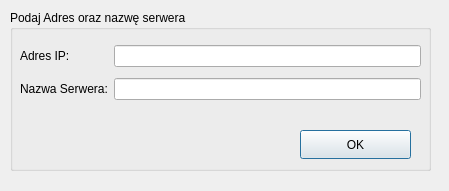
<?xml version="1.0" encoding="UTF-8"?>
<ui version="4.0">
 <class>Podaj_ip_dialog</class>
 <widget class="QDialog" name="Podaj_ip_dialog">
  <property name="geometry">
   <rect>
    <x>0</x>
    <y>0</y>
    <width>449</width>
    <height>191</height>
   </rect>
  </property>
  <property name="windowTitle">
   <string>Dialog</string>
  </property>
  <property name="styleSheet">
   <string notr="true">#ip_Edit[state = &quot;&quot;]{
	background-color: rgb(46, 47, 48)
}

#ip_Edit[state = &quot;0&quot;]{
	background-color: rgb(255, 90, 93);
}

#ip_Edit[state = &quot;1&quot;]{
	background-color: rgb(68, 255, 35);
}

</string>
  </property>
  <widget class="QGroupBox" name="groupBox">
   <property name="geometry">
    <rect>
     <x>10</x>
     <y>10</y>
     <width>421</width>
     <height>161</height>
    </rect>
   </property>
   <property name="title">
    <string>Podaj Adres oraz nazwę serwera</string>
   </property>
   <widget class="QWidget" name="">
    <property name="geometry">
     <rect>
      <x>10</x>
      <y>30</y>
      <width>401</width>
      <height>65</height>
     </rect>
    </property>
    <layout class="QGridLayout" name="gridLayout">
     <item row="0" column="0">
      <widget class="QLabel" name="label">
       <property name="text">
        <string>Adres IP:</string>
       </property>
      </widget>
     </item>
     <item row="0" column="1">
      <widget class="QLineEdit" name="ip_Edit">
       <property name="autoFillBackground">
        <bool>false</bool>
       </property>
       <property name="clearButtonEnabled">
        <bool>true</bool>
       </property>
       <property name="state" stdset="0">
        <string/>
       </property>
      </widget>
     </item>
     <item row="1" column="0">
      <widget class="QLabel" name="label_2">
       <property name="text">
        <string>Nazwa Serwera:</string>
       </property>
      </widget>
     </item>
     <item row="1" column="1">
      <widget class="QLineEdit" name="nazwa_serwera_Edit"/>
     </item>
    </layout>
   </widget>
   <widget class="QPushButton" name="pushButton">
    <property name="geometry">
     <rect>
      <x>290</x>
      <y>120</y>
      <width>111</width>
      <height>29</height>
     </rect>
    </property>
    <property name="text">
     <string>OK</string>
    </property>
   </widget>
  </widget>
 </widget>
 <resources/>
 <connections>
  <connection>
   <sender>pushButton</sender>
   <signal>clicked()</signal>
   <receiver>Podaj_ip_dialog</receiver>
   <slot>accept()</slot>
   <hints>
    <hint type="sourcelabel">
     <x>391</x>
     <y>148</y>
    </hint>
    <hint type="destinationlabel">
     <x>264</x>
     <y>180</y>
    </hint>
   </hints>
  </connection>
 </connections>
</ui>
